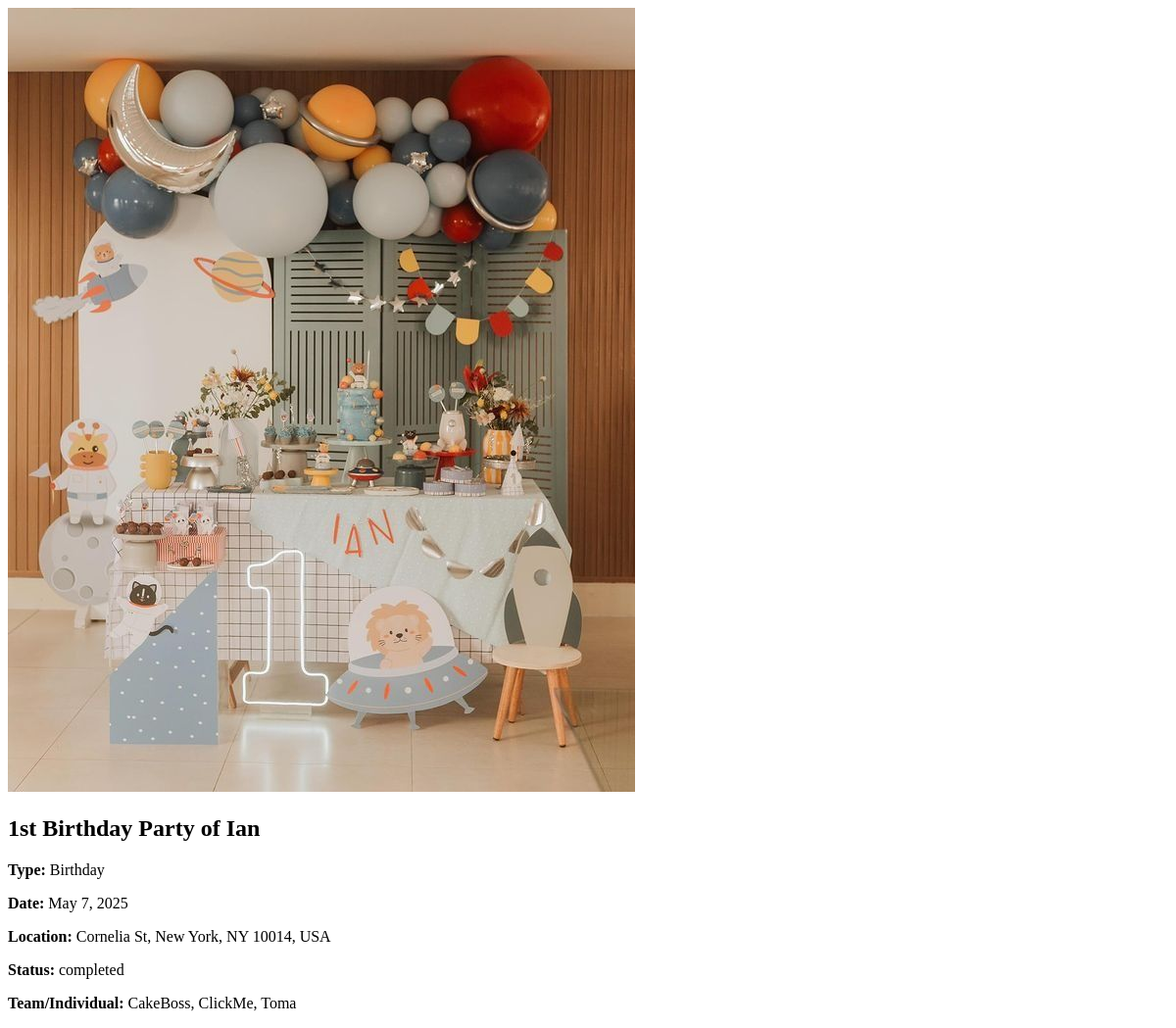
The page /event_list/1/ on the database as committed earlier.
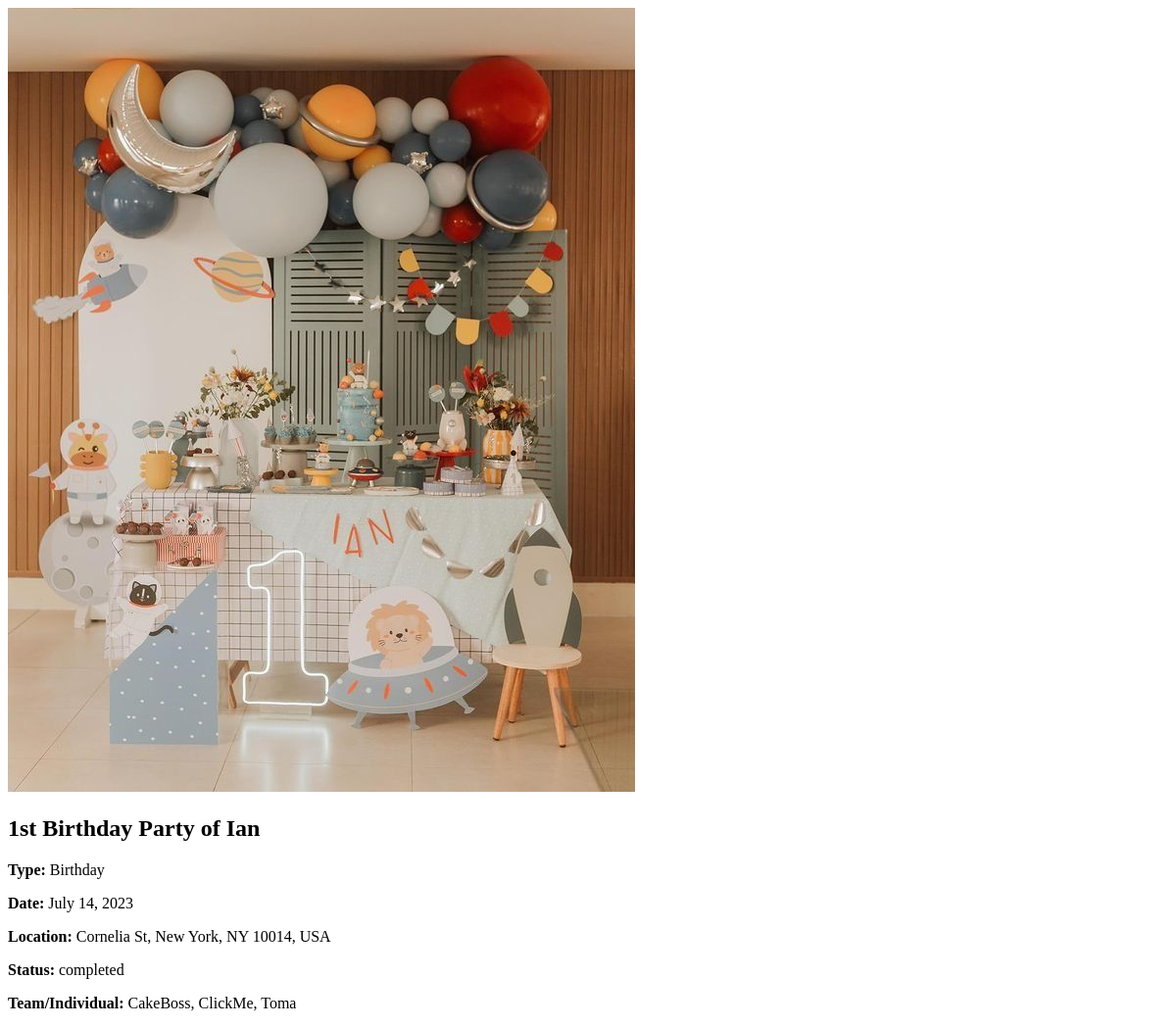
The same page on the database as committed later.
### EventApp/models.py (models this page shows, shortened)
class  Portfolio (models.Model):
    image = models.ImageField(upload_to='events_images/', null=True, blank=True)
    title = models.CharField(max_length=100, blank=True)
    event_type = models.CharField(max_length=100, null=True, blank=True)
    event_date = models.DateField()
    location = models.CharField(max_length=255, null=True, blank=True)
    status = models.CharField(max_length=50, choices=[
        ('completed', 'Completed'),
        ('ongoing', 'Ongoing'),
        ('canceled', 'Canceled'),
    ], default='completed')
    team_or_individual = models.CharField(max_length=100, null=True, blank=True)

### EventApp/views.py (the view)
# urls.py: path('event_list/<int:pk>/', views.event_details, name='event_detail'),
def event_details(request, pk):
    event = get_object_or_404(Portfolio, pk=pk)
    return render(request, 'EventApp/event_details.html', {'event': event})

### template/EventApp/event_details.html (shortened to what this page needs)
<!DOCTYPE html>
<html lang="en">
<head>
</head>
<body>
    <div class="event-detail">
        <img src="{{ event.image.url }}" alt="{{ event.title }}">
        <h2>{{ event.title }}</h2>
        <p><strong>Type:</strong> {{ event.event_type }}</p>
        <p><strong>Date:</strong> {{ event.event_date }}</p>
        <p><strong>Location:</strong> {{ event.location }}</p>
        <p><strong>Status:</strong> {{ event.status }}</p>
        <p><strong>Team/Individual:</strong> {{ event.team_or_individual }}</p>
    </div>
</body>
</html>

Rows that differ between the two databases and show on the page:
changed Portfolio "1st Birthday Party of Ian": event_date "May 7, 2025" → "July 14, 2023"
